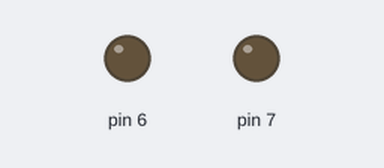
Bench run of a sketch on a simulated Arduino Uno, built with avr-gcc and run on an emulated ATmega328P. Parts: output pins drawn as LEDs (lit = HIGH).

Above: at 0.12 s.
At 10.43 s:
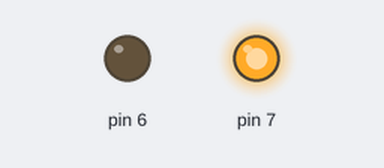
Timing chart, 0 to 10.7 s (numbered marks = the images above):
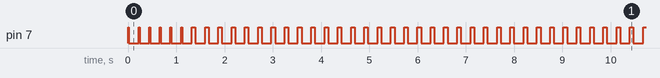

The sketch:

sketch_feb27a.ino
```cpp
int v1=7;
int v2=6;
int counter=0;
void setup()
{
  pinMode(7,OUTPUT);
  pinMode(6,OUTPUT);
}
void loop()
{
  if(counter<=5)
 {
 digitalWrite(7,HIGH);
 //digitalWrite(6,LOW);
 delay(20);
 counter++;
 digitalWrite(7,LOW);
 delay(200);
 }
 else if(counter>=6)
 {
 digitalWrite(7,HIGH);
 //digitalWrite(6,LOW);
counter++;
 delay(75);
 digitalWrite(7,LOW);
 delay(200);
}
 //digitalWrite(7,LOW);tttttttttttttttttttttttttttttt
 //digitalWrite(6,HIGH);
  //delay(500);
}
```

Measured:
- by itself, pin 7: goes 6 × (HIGH 0.02 s, LOW 0.20 s), 467 × (HIGH 0.08 s, LOW 0.20 s), HIGH 0.08 s, then LOW
